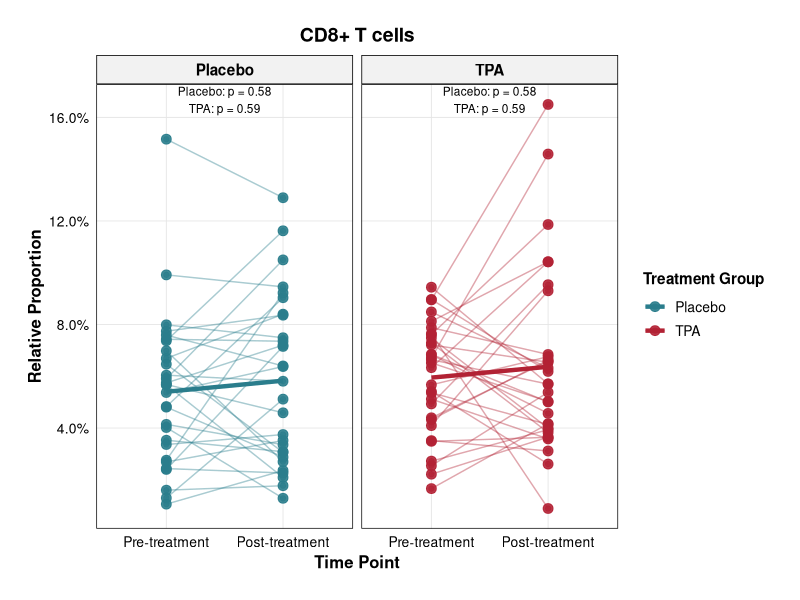
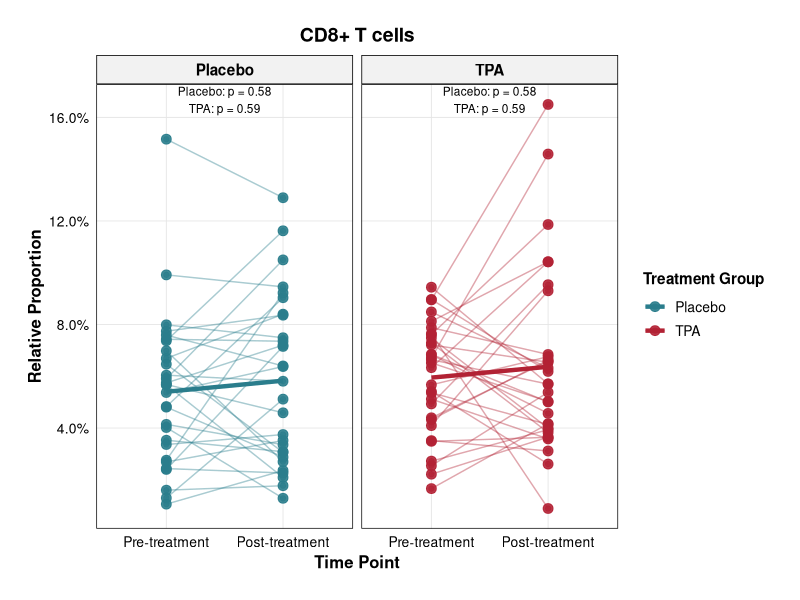
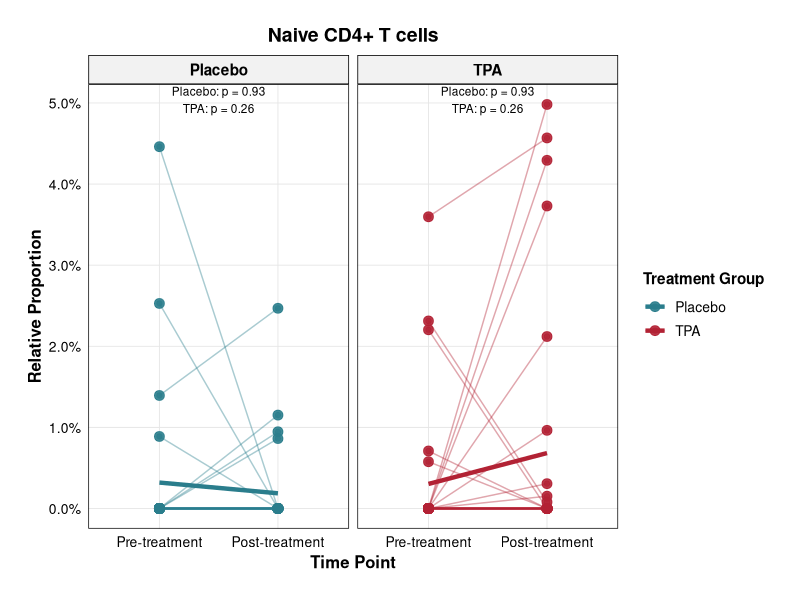
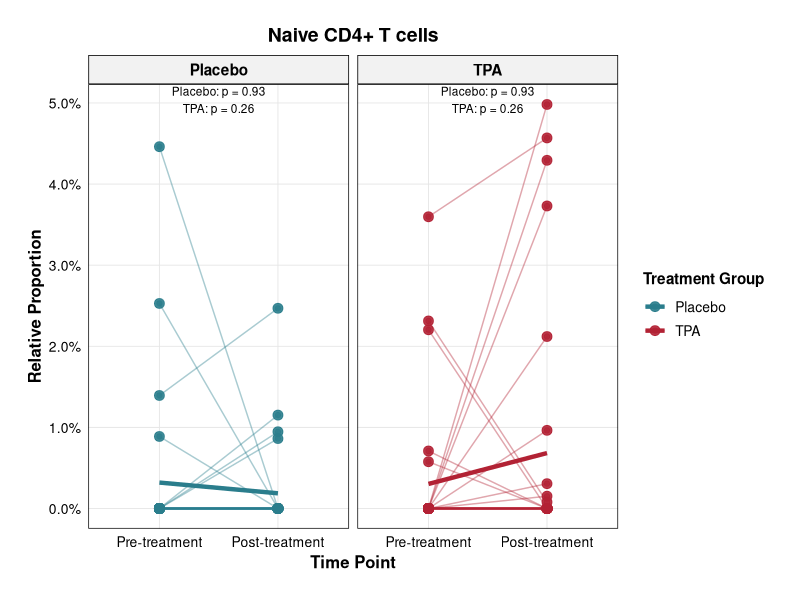
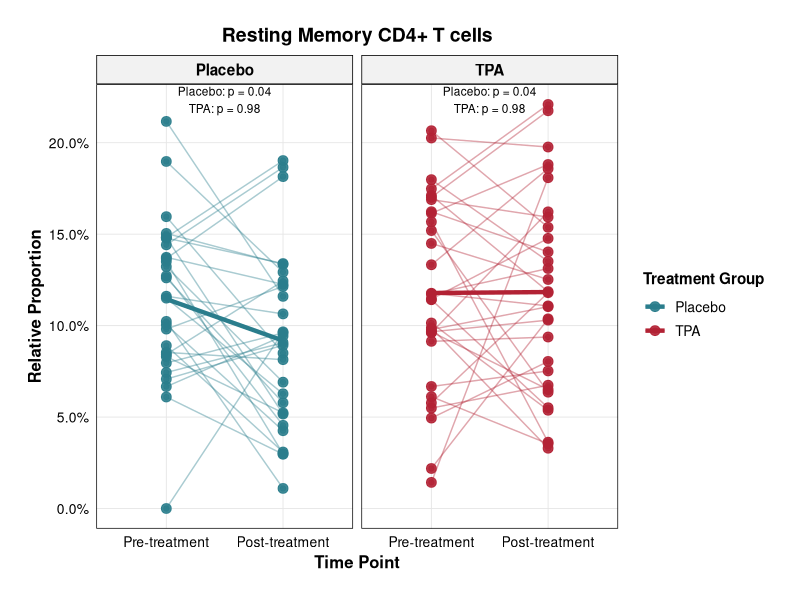
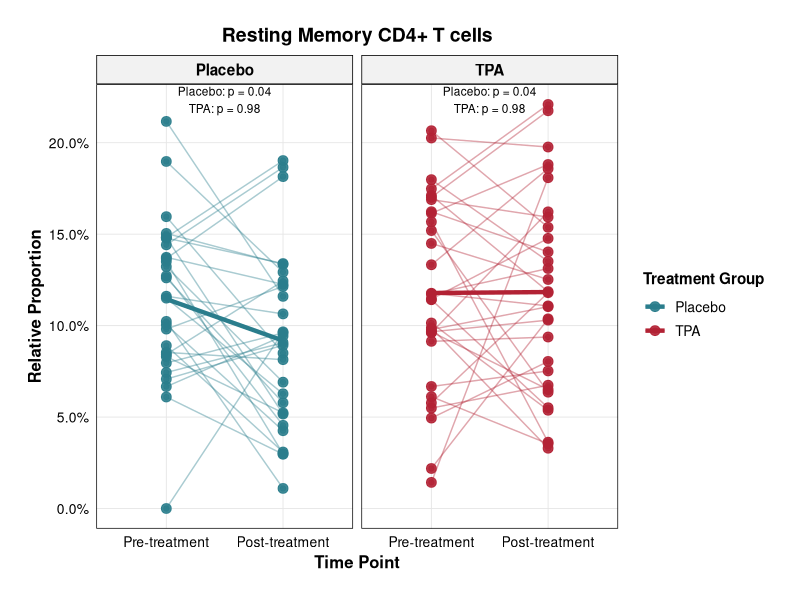
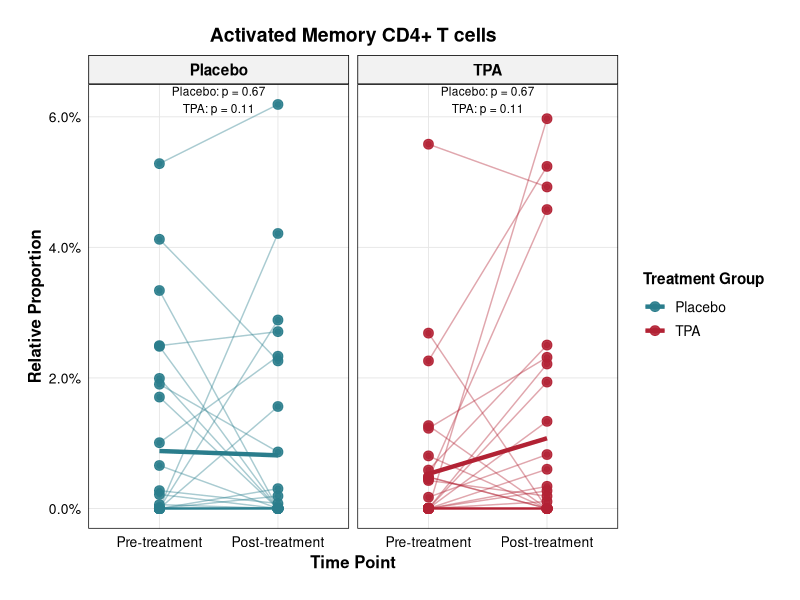
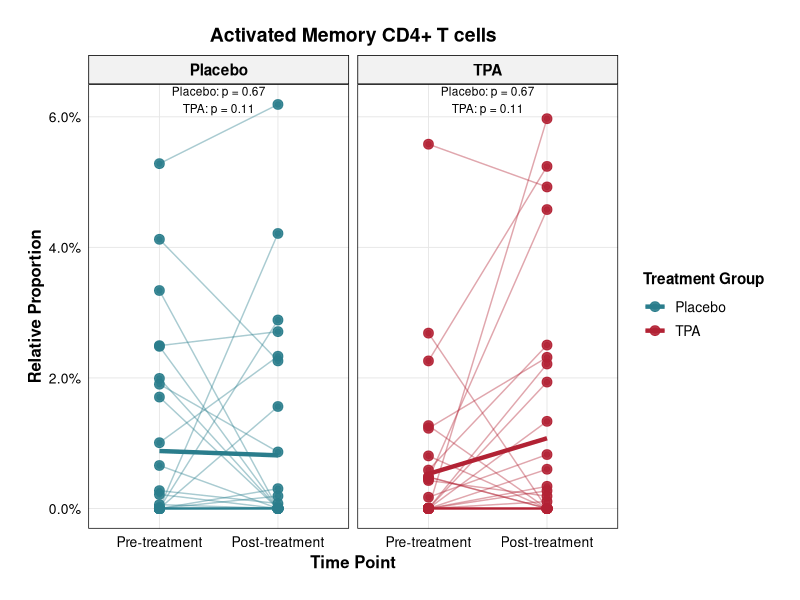

These figures' R source, in order:
# Load required libraries
library(tidyverse)
library(ggplot2)
library(patchwork)
library(ggpubr)
library(viridis)
library(cowplot)
library(scales)

# Set theme for publication-ready figures (fixed font and deprecated arguments)
theme_publication <- function(base_size = 12) {
  theme_minimal(base_size = base_size) +
    theme(
      # Text elements
      axis.text = element_text(size = 10, colour = "black"),
      axis.title = element_text(size = 12, colour = "black", face = "bold"),
      strip.text = element_text(size = 11, colour = "black", face = "bold"),
      legend.text = element_text(size = 10, colour = "black"),
      legend.title = element_text(size = 11, colour = "black", face = "bold"),
      plot.title = element_text(size = 14, hjust = 0.5, colour = "black", face = "bold"),
      plot.subtitle = element_text(size = 11, hjust = 0.5, colour = "black"),
      
      # Panel and grid (using linewidth instead of size)
      panel.grid.major = element_line(colour = "grey90", linewidth = 0.3),
      panel.grid.minor = element_blank(),
      panel.border = element_rect(colour = "black", fill = NA, linewidth = 0.5),
      
      # Strip and legend
      strip.background = element_rect(colour = "black", fill = "grey95"),
      legend.background = element_blank(),
      legend.key = element_blank(),
      
      # Margins
      plot.margin = margin(t = 20, r = 20, b = 20, l = 20)
    )
}

# Set default theme
theme_set(theme_publication())

# Read clinical data with improved error handling
if (!file.exists("Telepristone_Clinical_Cleaned.txt")) {
  stop("Clinical data file not found. Please check file path.")
}

clinical_data <- read.delim("Telepristone_Clinical_Cleaned.txt", check.names = FALSE) %>%
  pivot_longer(cols = starts_with("GSM"), 
              names_to = "SampleID", 
              values_to = "value") %>%
  pivot_wider(names_from = "PatientID", 
             values_from = "value") %>%
  select(SampleID, Treatment_Group, Specimen_Type, ER_Status, PR_Status, Menopause_Status) %>%
  # Better patient ID creation - ensure proper pairing
  arrange(Treatment_Group, Specimen_Type, SampleID) %>%
  group_by(Treatment_Group, Specimen_Type) %>%
  mutate(temp_order = row_number()) %>%
  ungroup() %>%
  # Create patient IDs ensuring pre/post pairs
  group_by(Treatment_Group) %>%
  arrange(Treatment_Group, temp_order) %>%
  mutate(
    # Assign patient IDs based on pairs within each treatment group
    PatientID = case_when(
      Specimen_Type == "core needle biospy" ~ paste0(Treatment_Group, "_", sprintf("%02d", temp_order)),
      Specimen_Type == "surgical specimen" ~ paste0(Treatment_Group, "_", sprintf("%02d", temp_order)),
      TRUE ~ NA_character_
    )
  ) %>%
  select(-temp_order) %>%
  ungroup()

# Enhanced validation of pairing
cat("Validating patient pairing...\n")

# Check 1: Each patient should have exactly 2 samples
pairing_check <- clinical_data %>%
  count(PatientID, name = "n_samples") %>%
  filter(n_samples != 2)

if (nrow(pairing_check) > 0) {
  cat("WARNING: Patients with incorrect number of samples:\n")
  print(pairing_check)
  
  # Remove patients without proper pairs
  valid_patients <- clinical_data %>%
    count(PatientID) %>%
    filter(n == 2) %>%
    pull(PatientID)
  
  clinical_data <- clinical_data %>%
    filter(PatientID %in% valid_patients)
  
  cat(sprintf("Removed %d patients with incomplete pairs\n", 
              nrow(pairing_check)))
}

# Check 2: Each patient should have one pre and one post sample
specimen_check <- clinical_data %>%
  count(PatientID, Specimen_Type) %>%
  pivot_wider(names_from = Specimen_Type, values_from = n, values_fill = 0) %>%
  filter(`core needle biospy` != 1 | `surgical specimen` != 1)

if (nrow(specimen_check) > 0) {
  cat("WARNING: Patients without proper pre/post pairing:\n")
  print(specimen_check)
  
  # Keep only patients with proper pre/post pairs
  valid_patients <- clinical_data %>%
    count(PatientID, Specimen_Type) %>%
    pivot_wider(names_from = Specimen_Type, values_from = n, values_fill = 0) %>%
    filter(`core needle biospy` == 1 & `surgical specimen` == 1) %>%
    pull(PatientID)
  
  clinical_data <- clinical_data %>%
    filter(PatientID %in% valid_patients)
  
  cat(sprintf("Kept %d patients with proper pre/post pairs\n", 
              length(valid_patients)))
}

# Check 3: Verify treatment group consistency within patients
treatment_check <- clinical_data %>%
  group_by(PatientID) %>%
  summarise(n_treatments = n_distinct(Treatment_Group), .groups = "drop") %>%
  filter(n_treatments > 1)

if (nrow(treatment_check) > 0) {
  stop("ERROR: Some patients have samples in multiple treatment groups!")
}

# Summarize study data
study_summary <- clinical_data %>%
  group_by(Treatment_Group, Specimen_Type) %>%
  summarise(
    n_samples = n(),
    n_er_pos = sum(grepl("positive", ER_Status, ignore.case = TRUE)),
    n_pr_pos = sum(grepl("positive", PR_Status, ignore.case = TRUE)),
    n_premenopausal = sum(grepl("premenopausal", Menopause_Status, ignore.case = TRUE)),
    .groups = "drop"
  )

cat("Study Summary:\n")
print(study_summary)

# Read CIBERSORT results with validation
if (!file.exists("Telepristone_CibersortResultsRelative_cleaned.txt")) {
  stop("CIBERSORT results file not found. Please check file path.")
}

cibersort_results <- read.delim("Telepristone_CibersortResultsRelative_cleaned.txt") %>%
  rename(SampleID = Mixture) %>%
  select(-P_value, -Correlation, -RMSE)

# Validate that all clinical samples have CIBERSORT data
missing_cibersort <- setdiff(clinical_data$SampleID, cibersort_results$SampleID)
if (length(missing_cibersort) > 0) {
  warning("Some clinical samples missing CIBERSORT data:")
  print(missing_cibersort)
}

# Merge clinical data with CIBERSORT results
merged_data <- inner_join(clinical_data, cibersort_results, by = "SampleID") %>%
  mutate(
    Treatment_Group = factor(Treatment_Group, 
                           levels = c("placebo", "TPA"), 
                           labels = c("Placebo", "TPA")),
    Specimen_Type = factor(Specimen_Type, 
                          levels = c("core needle biospy", "surgical specimen"),
                          labels = c("Pre-treatment", "Post-treatment"))
  ) %>%
  # Ensure we only keep patients with both time points
  group_by(PatientID) %>%
  filter(n() == 2) %>%
  ungroup()

# Final validation of merged dataset
cat("\n=== FINAL DATASET VALIDATION ===\n")

# Check for complete pairs in merged data
final_pair_check <- merged_data %>%
  count(PatientID, Treatment_Group) %>%
  filter(n != 2)

if (nrow(final_pair_check) > 0) {
  cat("ERROR: Incomplete pairs in final merged dataset:\n")
  print(final_pair_check)
  stop("Data integrity compromised - stopping analysis")
}

# Verify specimen type pairing
final_specimen_check <- merged_data %>%
  count(PatientID, Specimen_Type) %>%
  pivot_wider(names_from = Specimen_Type, values_from = n, values_fill = 0) %>%
  filter(`Pre-treatment` != 1 | `Post-treatment` != 1)

if (nrow(final_specimen_check) > 0) {
  cat("ERROR: Incorrect specimen type pairing:\n")
  print(final_specimen_check)
  stop("Data integrity compromised - stopping analysis")
}

# Generate comprehensive dataset summary
dataset_summary <- merged_data %>%
  group_by(Treatment_Group, Specimen_Type) %>%
  summarise(
    n_samples = n(),
    n_unique_patients = n_distinct(PatientID),
    .groups = "drop"
  )

cat("Final dataset summary:\n")
print(dataset_summary)

# Verify patient balance
patient_summary <- merged_data %>%
  group_by(Treatment_Group) %>%
  summarise(
    n_patients = n_distinct(PatientID),
    n_samples = n(),
    .groups = "drop"
  )

cat("\nPatient distribution by treatment:\n")
print(patient_summary)

# Check for any missing CIBERSORT data
missing_data_check <- merged_data %>%
  select(starts_with(c("T_cells", "B_cells", "NK_cells", "Monocytes", 
                      "Macrophages", "Dendritic", "Mast", "Eosinophils", 
                      "Neutrophils", "Plasma"))) %>%
  summarise_all(~sum(is.na(.))) %>%
  pivot_longer(everything(), names_to = "cell_type", values_to = "missing_count") %>%
  filter(missing_count > 0)

if (nrow(missing_data_check) > 0) {
  cat("\nWARNING: Missing CIBERSORT data found:\n")
  print(missing_data_check)
}

cat(sprintf("\nFinal dataset: %d patients (%d samples) with complete paired data\n", 
            length(unique(merged_data$PatientID)), nrow(merged_data)))
cat("Data validation completed successfully!\n")

# Define cell populations with improved organization
cell_populations <- list(
  adaptive = c(
    "T_cells_CD8" = "CD8+ T cells",
    "T_cells_CD4_naive" = "Naive CD4+ T cells", 
    "T_cells_CD4_memory_resting" = "Resting Memory CD4+ T cells",
    "T_cells_CD4_memory_activated" = "Activated Memory CD4+ T cells",
    "T_cells_follicular_helper" = "T Follicular Helper cells",
    "T_cells_regulatory_Tregs" = "Regulatory T cells",
    "B_cells_naive" = "Naive B cells",
    "B_cells_memory" = "Memory B cells",
    "Plasma_cells" = "Plasma cells"
  ),
  innate = c(
    "NK_cells_resting" = "Resting NK cells",
    "NK_cells_activated" = "Activated NK cells",
    "Monocytes" = "Monocytes",
    "Macrophages_M0" = "M0 Macrophages",
    "Macrophages_M1" = "M1 Macrophages", 
    "Macrophages_M2" = "M2 Macrophages",
    "Dendritic_cells_resting" = "Resting Dendritic cells",
    "Dendritic_cells_activated" = "Activated Dendritic cells",
    "Mast_cells_resting" = "Resting Mast cells",
    "Mast_cells_activated" = "Activated Mast cells",
    "Eosinophils" = "Eosinophils",
    "Neutrophils" = "Neutrophils"
  )
)

# Enhanced statistical testing function
calculate_paired_stats <- function(data, cell_type) {
  # Separate data by treatment group and perform paired analysis
  stats_list <- list()
  
  for (treatment in unique(data$Treatment_Group)) {
    treatment_data <- data %>% filter(Treatment_Group == treatment)
    
    # Check if we have paired data (each patient should have 2 samples)
    patient_counts <- treatment_data %>% 
      count(PatientID) %>% 
      filter(n == 2)
    
    if (nrow(patient_counts) < 3) {
      # Not enough pairs for statistical testing
      stats_list[[treatment]] <- tibble(
        Treatment_Group = treatment,
        n_pairs = nrow(patient_counts),
        mean_pre = NA,
        mean_post = NA,
        median_pre = NA,
        median_post = NA,
        p_value_wilcox = NA,
        p_value_ttest = NA,
        effect_size = NA
      )
      next
    }
    
    # Filter to only patients with complete pairs
    paired_data <- treatment_data %>%
      filter(PatientID %in% patient_counts$PatientID) %>%
      arrange(PatientID, Specimen_Type)
    
    # Extract pre and post values, ensuring proper pairing
    pre_values <- paired_data %>%
      filter(Specimen_Type == "Pre-treatment") %>%
      arrange(PatientID) %>%
      pull(!!sym(cell_type))
    
    post_values <- paired_data %>%
      filter(Specimen_Type == "Post-treatment") %>%
      arrange(PatientID) %>%
      pull(!!sym(cell_type))
    
    # Verify that we have the same number of pre and post values
    if (length(pre_values) != length(post_values)) {
      warning(sprintf("Mismatch in pre/post values for %s in %s treatment group", 
                     cell_type, treatment))
      next
    }
    
    # Calculate summary statistics
    mean_pre <- mean(pre_values, na.rm = TRUE)
    mean_post <- mean(post_values, na.rm = TRUE)
    median_pre <- median(pre_values, na.rm = TRUE)
    median_post <- median(post_values, na.rm = TRUE)
    
    # Perform paired statistical tests
    p_value_wilcox <- tryCatch({
      if (length(pre_values) >= 3) {
        wilcox.test(x = pre_values, y = post_values, paired = TRUE)$p.value
      } else {
        NA
      }
    }, error = function(e) {
      warning(sprintf("Wilcoxon test failed for %s in %s: %s", 
                     cell_type, treatment, e$message))
      NA
    })
    
    p_value_ttest <- tryCatch({
      if (length(pre_values) >= 3) {
        t.test(x = pre_values, y = post_values, paired = TRUE)$p.value
      } else {
        NA
      }
    }, error = function(e) {
      warning(sprintf("T-test failed for %s in %s: %s", 
                     cell_type, treatment, e$message))
      NA
    })
    
    # Calculate effect size
    effect_size <- if (!is.na(mean_pre) && mean_pre != 0) {
      (mean_post - mean_pre) / mean_pre * 100
    } else {
      NA
    }
    
    # Store results
    stats_list[[treatment]] <- tibble(
      Treatment_Group = treatment,
      n_pairs = length(pre_values),
      mean_pre = mean_pre,
      mean_post = mean_post,
      median_pre = median_pre,
      median_post = median_post,
      p_value_wilcox = p_value_wilcox,
      p_value_ttest = p_value_ttest,
      effect_size = effect_size
    )
  }
  
  # Combine results and add significance indicators
  stats <- bind_rows(stats_list) %>%
    mutate(
      p_value = p_value_wilcox,  # Use Wilcoxon as primary test
      significance = case_when(
        is.na(p_value) ~ "insufficient_data",
        p_value < 0.001 ~ "***",
        p_value < 0.01 ~ "**", 
        p_value < 0.05 ~ "*",
        p_value < 0.1 ~ ".",
        TRUE ~ "ns"
      )
    )
  
  return(stats)
}

# Function to format p-values for display
format_pvalue <- function(p) {
  if (is.na(p)) return("N/A")
  if (p < 0.001) return("< 0.001")
  if (p < 0.01) return(sprintf("= %.3f", p))
  return(sprintf("= %.2f", p))
}

# Enhanced function to create publication-ready spaghetti plot
create_enhanced_spaghetti_plot <- function(data, cell_type, cell_label) {
  # Calculate statistics for annotation
  stats_result <- calculate_paired_stats(data, cell_type)
  
  # Create the plot (using linewidth instead of size)
  p <- ggplot(data, aes(x = Specimen_Type, y = .data[[cell_type]], 
                       group = PatientID, color = Treatment_Group)) +
    geom_line(alpha = 0.4, linewidth = 0.5) +
    geom_point(size = 1.5, alpha = 0.7) +
    
    # Add summary statistics - removed group = Treatment_Group since faceting handles this
    stat_summary(fun = mean, geom = "point", 
                size = 3, shape = 19, alpha = 0.9) +
    stat_summary(fun = mean, geom = "line", 
                linewidth = 1.5, alpha = 1.0, group = 1) +
    
    facet_wrap(~Treatment_Group) +
    
    labs(
      title = cell_label,
      x = "Time Point",
      y = "Relative Proportion",
      color = "Treatment Group"
    ) +
    
    scale_color_manual(values = c("Placebo" = "#2A7D8C", "TPA" = "#B22234")) +
    scale_y_continuous(labels = scales::percent_format(accuracy = 0.1))
  
  # Try to add statistical annotations with error handling
  tryCatch({
    p <- p + annotate("text", 
                     x = 1.5, 
                     y = Inf, 
                     label = sprintf("Placebo: p %s\nTPA: p %s",
                                   format_pvalue(stats_result$p_value[stats_result$Treatment_Group == "Placebo"]),
                                   format_pvalue(stats_result$p_value[stats_result$Treatment_Group == "TPA"])),
                     vjust = 1.1, hjust = 0.5, size = 3)
  }, error = function(e) {
    warning("Could not add statistical annotations: ", e$message)
  })
  
  return(p)
}

# Create comprehensive statistical summary
all_stats <- tibble()

# Generate plots and statistics for each cell type
plots_list <- list()
stats_summary <- list()

for (category in names(cell_populations)) {
  cat(sprintf("\nProcessing %s immune cells...\n", category))
  
  for (cell_type in names(cell_populations[[category]])) {
    cell_label <- cell_populations[[category]][cell_type]
    
    # Calculate statistics
    stats <- calculate_paired_stats(merged_data, cell_type)
    stats$cell_type <- cell_type
    stats$cell_label <- cell_label
    stats$category <- category
    
    # Store statistics
    all_stats <- bind_rows(all_stats, stats)
    
    # Create plot
    p <- create_enhanced_spaghetti_plot(merged_data, cell_type, cell_label)
    plots_list[[paste(category, cell_type, sep = "_")]] <- p
    
    # Save individual plot with error handling
    tryCatch({
      ggsave(
        filename = sprintf("publication_spaghetti_%s_%s.pdf", category, cell_type),
        plot = p,
        width = 10, height = 6, units = "in",
        dpi = 300, device = "pdf"
      )
      
      # Also save as high-res PNG for presentations
      ggsave(
        filename = sprintf("publication_spaghetti_%s_%s.png", category, cell_type),
        plot = p,
        width = 10, height = 6, units = "in",
        dpi = 300, device = "png"
      )
    }, error = function(e) {
      warning(sprintf("Could not save plot for %s_%s: %s", category, cell_type, e$message))
    })
  }
}

# Save comprehensive statistics table
write.csv(all_stats, "telepristone_cibersort_statistics.csv", row.names = FALSE)

# Create summary plots for significant results
significant_results <- all_stats %>%
  filter(!is.na(p_value) & p_value < 0.05) %>%
  arrange(p_value)

if (nrow(significant_results) > 0) {
  cat(sprintf("\nFound %d significant changes (p < 0.05):\n", nrow(significant_results)))
  print(significant_results %>% 
        select(Treatment_Group, cell_label, p_value, effect_size, significance))
  
  # Create a summary heatmap of effect sizes
  effect_heatmap_data <- all_stats %>%
    select(Treatment_Group, cell_label, effect_size, p_value) %>%
    mutate(
      significance = case_when(
        is.na(p_value) ~ "No data",
        p_value < 0.001 ~ "p < 0.001",
        p_value < 0.01 ~ "p < 0.01",
        p_value < 0.05 ~ "p < 0.05", 
        p_value < 0.1 ~ "p < 0.1",
        TRUE ~ "ns"
      ),
      significance = factor(significance, 
                          levels = c("p < 0.001", "p < 0.01", "p < 0.05", "p < 0.1", "ns", "No data"))
    )
  
  heatmap_plot <- ggplot(effect_heatmap_data, 
                        aes(x = Treatment_Group, y = reorder(cell_label, effect_size))) +
    geom_tile(aes(fill = effect_size), color = "white", linewidth = 0.5) +
    geom_point(aes(size = significance), shape = 21, color = "black", 
               data = filter(effect_heatmap_data, significance != "ns" & significance != "No data")) +
    scale_fill_gradient2(low = "blue", mid = "white", high = "red", 
                        midpoint = 0, name = "% Change") +
    scale_size_manual(values = c("p < 0.001" = 3, "p < 0.01" = 2.5, 
                                "p < 0.05" = 2, "p < 0.1" = 1.5),
                     name = "Significance") +
    labs(
      title = "Treatment Effects on Immune Cell Populations", 
      subtitle = "Percent change from pre- to post-treatment",
      x = "Treatment Group",
      y = "Cell Population"
    ) +
    theme(axis.text.x = element_text(angle = 45, hjust = 1))
  
  tryCatch({
    ggsave("telepristone_effect_heatmap.pdf", heatmap_plot, 
           width = 8, height = 12, dpi = 300)
    ggsave("telepristone_effect_heatmap.png", heatmap_plot, 
           width = 8, height = 12, dpi = 300)
  }, error = function(e) {
    warning("Could not save heatmap: ", e$message)
  })
}

# Generate summary report
cat("\n", paste(rep("=", 60), collapse = ""), "\n")
cat("TELEPRISTONE CIBERSORT ANALYSIS SUMMARY\n")
cat(paste(rep("=", 60), collapse = ""), "\n")

cat(sprintf("Total patients analyzed: %d\n", length(unique(merged_data$PatientID))))
cat(sprintf("Total samples: %d\n", nrow(merged_data)))

cat("\nTreatment groups:\n")
treatment_summary <- merged_data %>%
  group_by(Treatment_Group) %>%
  summarise(n_patients = length(unique(PatientID)), .groups = "drop")
print(treatment_summary)

cat(sprintf("\nCell populations analyzed: %d\n", length(unlist(cell_populations))))
cat(sprintf("Significant changes found (p < 0.05): %d\n", 
            nrow(filter(all_stats, !is.na(p_value) & p_value < 0.05))))

cat("\nFiles generated:\n")
cat("- Individual plots: publication_spaghetti_[category]_[celltype].pdf/png\n")
cat("- Statistics table: telepristone_cibersort_statistics.csv\n")
if (nrow(significant_results) > 0) {
  cat("- Effect size heatmap: telepristone_effect_heatmap.pdf/png\n") 
}

cat("\nAnalysis completed successfully!\n") 
